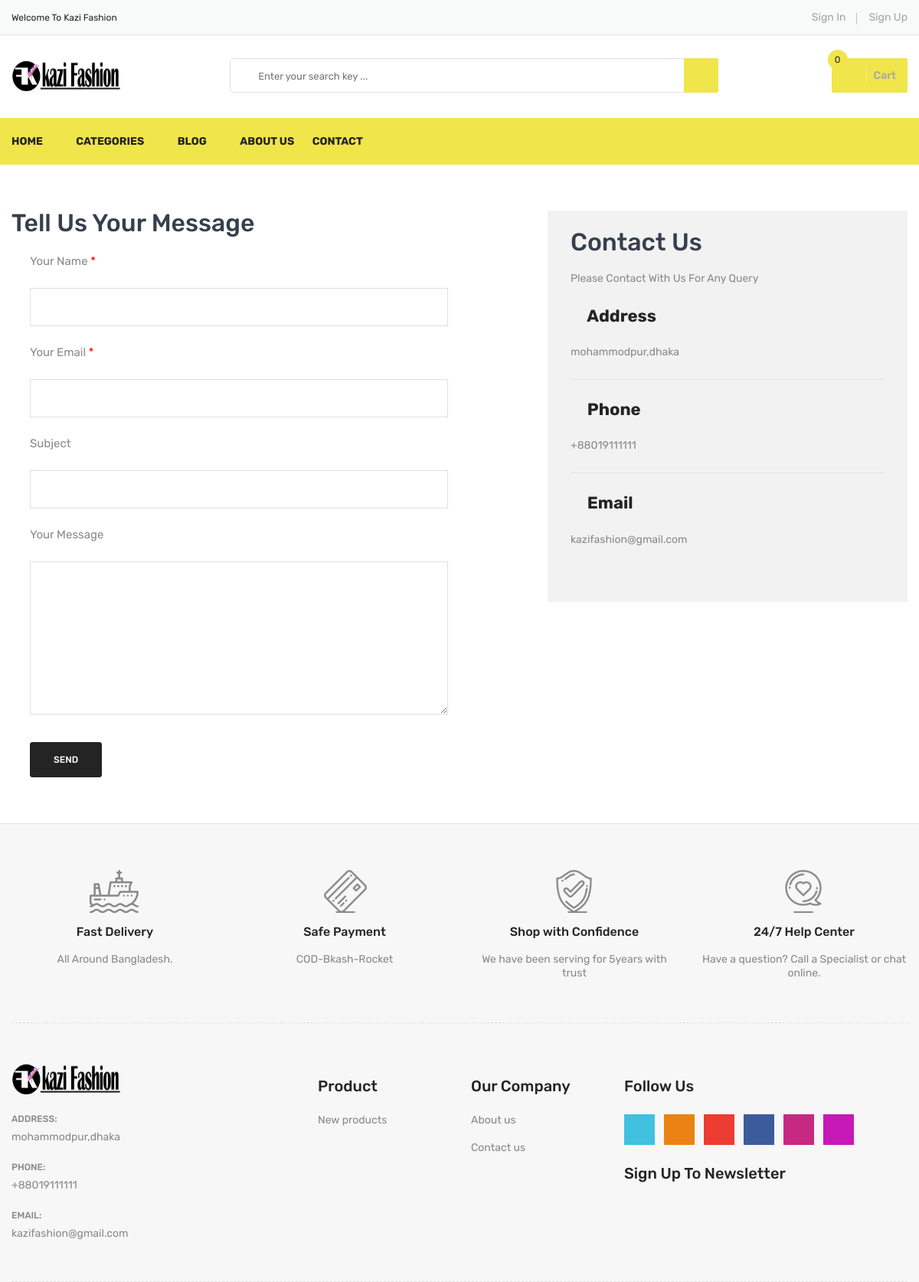
The app's page /contact with its own data.
### SiteSettings/models.py (models this page shows, shortened)
class Setting(models.Model):
    siteTitle = models.CharField(max_length=30)
    sitePhone = models.IntegerField()
    siteLogo = models.ImageField(blank=True, upload_to='siteImages/')
    siteEmail = models.EmailField()
    siteAddress = models.CharField(max_length=250)
    siteAbout = models.TextField(blank=True, null=True)
    status = models.BooleanField(default=False)
    contact_page_banner = models.ImageField(
        blank=True, upload_to='siteImages/contact_page_banner')

### SiteSettings/views.py (the view)
# urls.py: path('contact', ContactData.as_view(), name='contact'),
class ContactData(TemplateView):
    template_name = 'contactus.html'
    def get_context_data(self, **kwargs):
        context = super().get_context_data(**kwargs)
        context['setting'] = Setting.objects.get(status=True)
        context['categories'] = Category.objects.all()
        return context

### SiteSettings/templatetags/my_cart_tags.py (called while the page is built)
@register.simple_tag
def shopcartcount(userid):
    count = ShopCart.objects.filter(user_id=userid).count()
    return count

### SiteSettings/templates/contactus.html (shortened to what this page needs)
{%extends 'base.html' %} {% load static %}
{% block mainbody %}
<div class="contact-main-page mt-60 mb-40 mb-md-40 mb-sm-40 mb-xs-40">
    <div class="container">
        <div class="row">
            <div class="col-lg-5 offset-lg-1 col-md-12 order-1 order-lg-2">
                <div class="contact-page-side-content">
                    <h3 class="contact-page-title">Contact Us</h3>
                    <p class="contact-page-message mb-25">Please Contact With Us For Any Query</p>
                    {% if setting.siteAddress %}
                    <div class="single-contact-block">
                        <h4><i class="fa fa-fax"></i> Address</h4>
                        <p>{{setting.siteAddress}}</p>
                    </div>
                    {% else %}
                    <p>Address Is Not Updated Yet</p>> {% endif %}
                    {% if setting.sitePhone %}
                    <div class="single-contact-block">
                        <h4><i class="fa fa-phone"></i> Phone</h4>
                        <p>+880{{setting.sitePhone}}</p>
                    </div>
                    {% else %}
                    <p>Phone Is Not Updated Yet</p>> {% endif %}
                    {% if setting.siteEmail %}
                    <div class="single-contact-block last-child">
                        <h4><i class="fa fa-envelope-o"></i> Email</h4>
                        <p>{{setting.siteEmail}}</p>
                    </div>
                    {% else %}
                    <p>Email Is Not Updated Yet</p>> {% endif %}
                </div>
            </div>
            <div class="col-lg-6 col-md-12 order-2 order-lg-1">
                <div class="contact-form-content pt-sm-55 pt-xs-55">
                    <h3 class="contact-page-title">Tell Us Your Message</h3>
                    <div class="contact-form">
                        <form id="contact-form" action="http://demo.hasthemes.com/limupa-v3/limupa/mail.php" method="post">
                            <div class="form-group">
                                <label>Your Name <span class="required">*</span></label>
                                <input type="text" name="customerName" id="customername" required>
                            </div>
                            <div class="form-group">
                                <label>Your Email <span class="required">*</span></label>
                                <input type="email" name="customerEmail" id="customerEmail" required>
                            </div>
                            <div class="form-group">
                                <label>Subject</label>
                                <input type="text" name="contactSubject" id="contactSubject">
                            </div>
                            <div class="form-group mb-30">
                                <label>Your Message</label>
                                <textarea name="contactMessage" id="contactMessage"></textarea>
                            </div>
                            <div class="form-group">
                                <button type="submit" value="submit" id="submit" class="li-btn-3" name="submit">send</button>
                            </div>
                        </form>
                    </div>
                </div>
            </div>
        </div>
    </div>
</div>
{%endblock%}

### templates/header.html (shortened to what this page needs)
{% load static %}
<header>
    <div class="header-top">
        <div class="container">
            <div class="row">
                <div class="col-lg-3 col-md-4">
                    <div class="header-top-left">
                        <ul class="phone-wrap">
                            <li><span>Welcome To Kazi Fashion</span></li>
                        </ul>
                    </div>
                </div>
                <div class="col-lg-9 col-md-8">
                    <div class="header-top-right">
                        <ul class="ht-menu">
                            {% if user.is_authenticated %}
                            <li>
                                <a href="{% url 'profile' %}">{{user.username}}</a></li>
                            <li>
                                <a href="{% url 'my-orders' %}">My Orders</a></li>
                            {% if user.is_admin %}
                            <li>
                                <a href="{% url 'admin:index' %}">Admin Panel</a></li>
                            {% endif %}
                            <li>
                                <a href="{% url 'logout' %}">Logout</a></li>
                            {% else %}
                            <li>
                                <a href="{% url 'login' %}">Sign In</a></li>
                            <li>
                                <a href="{% url 'register' %}">Sign Up</a></li>
                            {% endif %}
                        </ul>
                    </div>
                </div>
            </div>
        </div>
    </div>
    <div class="header-middle pl-sm-0 pr-sm-0 pl-xs-0 pr-xs-0">
        <div class="container">
            <div class="row">
                <div class="col-lg-3">
                    <div class="logo pb-sm-30 pb-xs-30">
                        <a href="/">
                            <img id='logo' src="{{ setting.siteLogo.url }}" alt="Logo">
                        </a>
                    </div>
                </div>
                <div class="col-lg-9 pl-0 ml-sm-15 ml-xs-15">
                    <form action="{% url 'search' %}" method="GET" class="hm-searchbox">
                        <input type="text" name="search_term" value="{{search_term}}" placeholder=" Enter your search key ... ">
                        <button class="li-btn " type="submit "><i class="fa fa-search "></i></button>
                    </form>
                    <div class="header-middle-right ">
                        <ul class="hm-menu ">
                            <li class="hm-minicart ">
                                <div class="hm-minicart-trig">
                                    <a href="{% url 'checkout' %}">
                                        {% load my_cart_tags %} {% shopcartcount user.id as count %}
                                        <span class="item-text ">Cart
                                    <span class="cart-item-count" id="cart">{{count}}</span>
                                        </span>
                                    </a>
                                </div>
                    </div>
                </div>
            </div>
        </div>
    </div>
    </div>
    <div class="header-bottom header-sticky d-none d-lg-block d-xl-block ">
        <div class="container ">
            <div class="row ">
                <div class="col-lg-12 ">
                    <div class="hb-menu ">
                        <nav>
                            <ul>
                                <li><a href="{%url 'home' %} ">Home</a></li>
                                <li class="megamenu-holder "><a href="# ">Categories</a>
                                </li>
                                <li><a href="{%url 'blog' %} ">Blog</a></li>
                                <li><a href="{%url 'about' %} ">About Us</a></li>
                                <li><a href="{%url 'contact' %} ">Contact</a></li>
                            </ul>
                        </nav>
                    </div>
                </div>
            </div>
        </div>
    </div>

### templates/footer.html (shortened to what this page needs)
{% load static %}
<div class="footer">
    <div class="footer-static-top">
        <div class="container">
            <div class="footer-shipping pt-60 pb-55 pb-xs-25">
                <div class="row">
                    <div class="col-lg-3 col-md-6 col-sm-6 pb-sm-55 pb-xs-55">
                        <div class="li-shipping-inner-box">
                            <div class="shipping-icon">
                                <img src="{% static '' %}images/shipping-icon/1.png" alt="Shipping Icon">
                            </div>
                            <div class="shipping-text">
                                <h2>Fast Delivery</h2>
                                <p>All Around Bangladesh.</p>
                            </div>
                        </div>
                    </div>
                    <div class="col-lg-3 col-md-6 col-sm-6 pb-sm-55 pb-xs-55">
                        <div class="li-shipping-inner-box">
                            <div class="shipping-icon">
                                <img src="{% static '' %}images/shipping-icon/2.png" alt="Shipping Icon">
                            </div>
                            <div class="shipping-text">
                                <h2>Safe Payment</h2>
                                <p>COD-Bkash-Rocket</p>
                            </div>
                        </div>
                    </div>
                    <div class="col-lg-3 col-md-6 col-sm-6 pb-xs-30">
                        <div class="li-shipping-inner-box">
                            <div class="shipping-icon">
                                <img src="{% static '' %}images/shipping-icon/3.png" alt="Shipping Icon">
                            </div>
                            <div class="shipping-text">
                                <h2>Shop with Confidence</h2>
                                <p>We have been serving for 5years with trust</p>
                            </div>
                        </div>
                    </div>
                    <div class="col-lg-3 col-md-6 col-sm-6 pb-xs-30">
                        <div class="li-shipping-inner-box">
                            <div class="shipping-icon">
                                <img src="{% static '' %}images/shipping-icon/4.png" alt="Shipping Icon">
                            </div>
                            <div class="shipping-text">
                                <h2>24/7 Help Center</h2>
                                <p>Have a question? Call a Specialist or chat online.</p>
                            </div>
                        </div>
                    </div>
                </div>
            </div>
        </div>
    </div>
    <div class="footer-static-middle">
        <div class="container">
            <div class="footer-logo-wrap pt-50 pb-35">
                <div class="row">
                    <div class="col-lg-4 col-md-6">
                        <div class="footer-logo">
                            <img id='logo' src="{{ setting.siteLogo.url }}" alt="Footer Logo">
                        </div>
                        <ul class="des">
                            <li>
                                <span>Address: </span>
                                <p>{{setting.siteAddress}}</p>
                            </li>
                            <li>
                                <span>Phone: </span>
                                <p>+880{{setting.sitePhone}}</p>
                            </li>
                            <li>
                                <span>Email: </span>
                                <p>{{setting.siteEmail}}</p>
                            </li>
                        </ul>
                    </div>
                    <div class="col-lg-2 col-md-3 col-sm-6">
                        <div class="footer-block">
                            <h3 class="footer-block-title">Product</h3>
                            <ul>
                                <li><a href="#newproducts">New products</a></li>
                            </ul>
                        </div>
                    </div>
                    <div class="col-lg-2 col-md-3 col-sm-6">
                        <div class="footer-block">
                            <h3 class="footer-block-title">Our company</h3>
                            <ul>
                                <li><a href="{% url 'about' %}">About us</a></li>
                                <li><a href="{% url 'contact' %}">Contact us</a></li>
                            </ul>
                        </div>
                    </div>
                    <div class="col-lg-4">
                        <div class="footer-block">
                            <h3 class="footer-block-title">Follow Us</h3>
                            <ul class="social-link">
                                <li class="twitter">
                                    <a href="https://twitter.com/" data-toggle="tooltip" target="_blank" title="Twitter">
                                        <i class="fa fa-twitter"></i>
                                    </a>
                                </li>
                                <li class="rss">
                                    <a href="https://rss.com/" data-toggle="tooltip" target="_blank" title="RSS">
                                        <i class="fa fa-rss"></i>
                                    </a>
                                </li>
                                <li class="google-plus">
                                    <a href="https://www.plus.google.com/discover" data-toggle="tooltip" target="_blank" title="Google Plus">
                                        <i class="fa fa-google-plus"></i>
                                    </a>
                                </li>
                                <li class="facebook">
                                    <a href="https://www.facebook.com/" data-toggle="tooltip" target="_blank" title="Facebook">
                                        <i class="fa fa-facebook"></i>
                                    </a>
                                </li>
                                <li class="youtube">
                                    <a href="https://www.youtube.com/" data-toggle="tooltip" target="_blank" title="Youtube">
                                        <i class="fa fa-youtube"></i>
                                    </a>
                                </li>
                                <li class="instagram">
                                    <a href="https://www.instagram.com/" data-toggle="tooltip" target="_blank" title="Instagram">
                                        <i class="fa fa-instagram"></i>
                                    </a>
                                </li>
                            </ul>
                        </div>
                        <div class="footer-newsletter">
                            <h4>Sign up to newsletter</h4>
                        </div>
                    </div>
                </div>
            </div>
        </div>
    </div>
</div>

### static/css/responsive.css (style rules this page uses)
@media (min-width: 1200px) and (max-width: 1500px) { .container { max-width: 1170px; padding-left: 0; padding-right: 0; } }

### records on screen
Setting: siteLogo (picture), siteAddress "mohammodpur,dhaka", sitePhone "19111111", siteEmail "kazifashion@gmail.com"

### other values on screen
{{ count }} "0"
